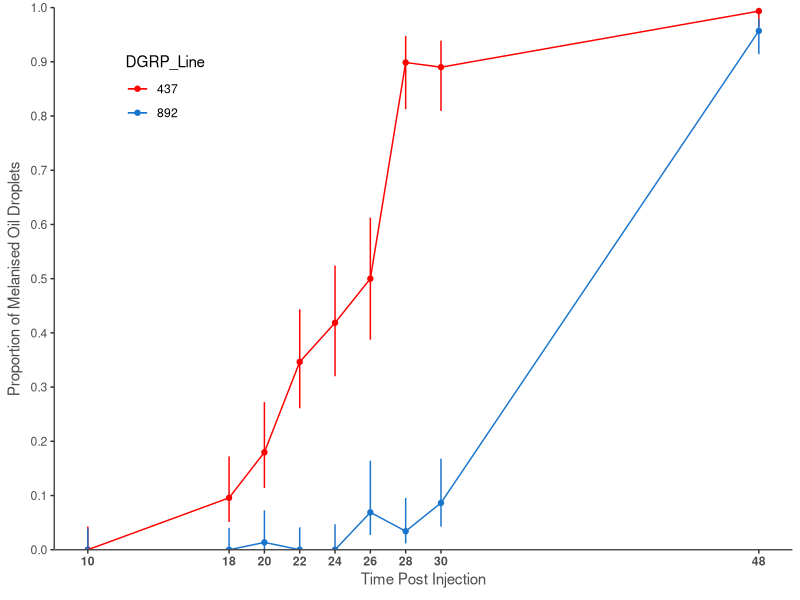
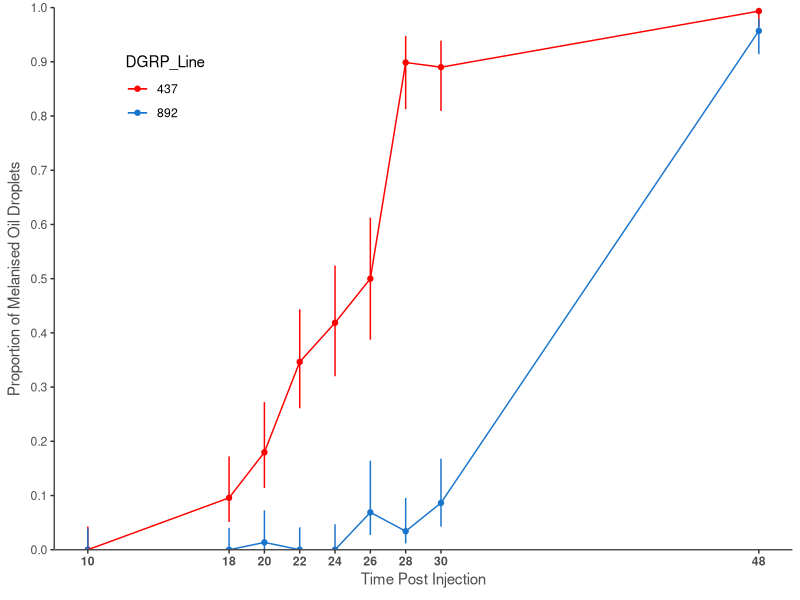

The R script that drew these images, in order:
library(ggplot2)
library(plyr)
library(Hmisc)
library(stringr)


setwd(dirname(rstudioapi::getActiveDocumentContext()$path)) #This changes the path director to the folder where the file is saved
list.files()
data = read.table('Oil_injection_time_series_All_Samples.csv', sep=',',dec='.', head=T)
head(data)

data$DGRP_Line = as.factor(data$DGRP_Line)
str(data)

#Create data summaries
data_summary = ddply(data,.(DGRP_Line, Time),summarise,
                     Melanised = sum(Melanised),
                     Non_Melanised = sum(Non_Melanised),
                     Total = sum(Total))

data_summary_2=ddply(data_summary,.(DGRP_Line, Time),summarise,
                     Proportion_Melanised = binconf(x=Melanised, n=Total, alpha=0.05, method='wilson')[1],
                     Lower_Confidence_Interval_Value = binconf(x=Melanised, n=Total, alpha=0.05, method='wilson')[2],
                     Upper_Confidence_Interval_Value = binconf(x=Melanised, n=Total, alpha=0.05, method='wilson')[3],
                     Total = sum(Total))


##Plot
p1 = ggplot(data_summary_2, aes(x=Time, y=Proportion_Melanised))+
  geom_point(aes(color=DGRP_Line))+
  geom_errorbar(aes(ymin=Lower_Confidence_Interval_Value, ymax=Upper_Confidence_Interval_Value, color=DGRP_Line), width=0)+ 
  geom_path(aes(group=DGRP_Line, color=DGRP_Line))+
  scale_fill_manual(values=c('red1', 'dodgerblue3'))+
  scale_color_manual(values=c('red1', 'dodgerblue3'))+
  scale_y_continuous(limits = c(0, 1),expand = c(0, 0),breaks=seq(0,1,.1))+
  scale_x_continuous(breaks=unique(data_summary_2$Time))+
  theme_bw()+
  xlab(expression('Time Post Injection'))+
  ylab(expression('Proportion of Melanised Oil Droplets'))+
  theme(panel.grid = element_blank(),
        axis.text.x = element_text(angle = 0, face='bold', color='grey30'),
        axis.title.x = element_text(colour = "grey30", face='bold'),
        axis.title.y = element_text(colour = "grey30", face='bold'),
        panel.border = element_blank(),
        axis.line = element_line(colour = "grey30"),
        legend.position = c(0.15, 0.85))

p1

## Save plot
pdf(file="Oil_Melanization_Rec_Lines.pdf",height=3,width=4)
p1
dev.off()
